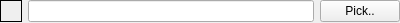
<?xml version="1.0" encoding="UTF-8"?>
<ui version="4.0">
 <class>ColorPickerWidget</class>
 <widget class="QWidget" name="ColorPickerWidget">
  <property name="geometry">
   <rect>
    <x>0</x>
    <y>0</y>
    <width>400</width>
    <height>23</height>
   </rect>
  </property>
  <property name="windowTitle">
   <string>Form</string>
  </property>
  <layout class="QHBoxLayout" name="horizontalLayout">
   <property name="leftMargin">
    <number>0</number>
   </property>
   <property name="topMargin">
    <number>0</number>
   </property>
   <property name="rightMargin">
    <number>0</number>
   </property>
   <property name="bottomMargin">
    <number>0</number>
   </property>
   <item>
    <widget class="QLabel" name="colorLabel">
     <property name="minimumSize">
      <size>
       <width>22</width>
       <height>22</height>
      </size>
     </property>
     <property name="maximumSize">
      <size>
       <width>22</width>
       <height>22</height>
      </size>
     </property>
     <property name="autoFillBackground">
      <bool>true</bool>
     </property>
     <property name="frameShape">
      <enum>QFrame::Box</enum>
     </property>
     <property name="frameShadow">
      <enum>QFrame::Plain</enum>
     </property>
     <property name="text">
      <string/>
     </property>
    </widget>
   </item>
   <item>
    <widget class="QLineEdit" name="colorLineEdit">
     <property name="readOnly">
      <bool>false</bool>
     </property>
    </widget>
   </item>
   <item>
    <widget class="QPushButton" name="pickButton">
     <property name="text">
      <string>Pick..</string>
     </property>
    </widget>
   </item>
  </layout>
 </widget>
 <resources/>
 <connections/>
</ui>
